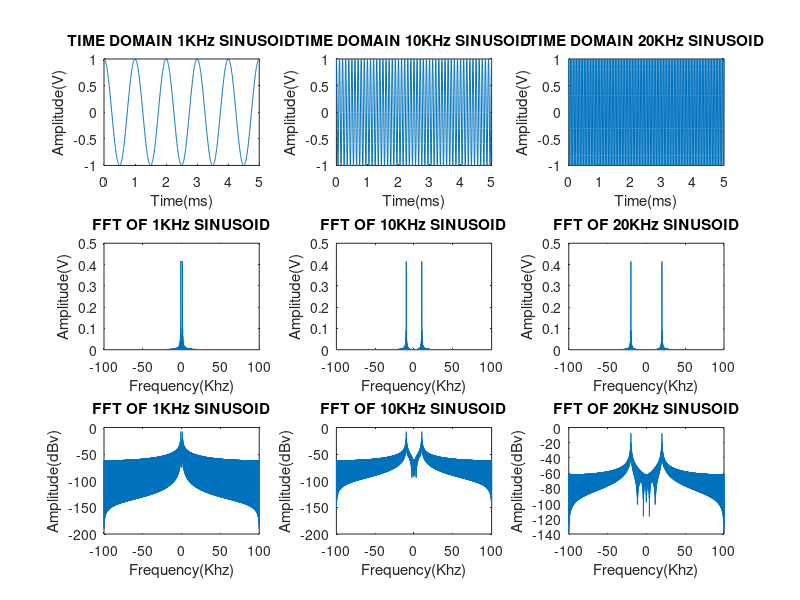

Recreate this plot in MATLAB. (Note: this script raises an error after producing the figure.)
%%
%--------------------------------------------------------------------------
% Matlab code investigating the effects of quatization on the frequency 
% spectrum of signals
%--------------------------------------------------------------------------
close all
%% SIGNAL DEFINITION
%all sinusoids have magnitude 1

%sampling rate
fs = 200000;
%sampling preiod
T = 1/fs;
%run time
t = (1:T:1.005)-1;

%signal frequencies
LF_hz = 1000;
IF_hz = 10000;
HF_hz = 20000;

%signal generation
LF = cos(2*pi*LF_hz.*t);
IF = cos(2*pi*IF_hz.*t);
HF = cos(2*pi*HF_hz.*t);

%% PLOTTING TIME
%plotting generated functions
%convertin time to milli seconds
t_ms = t*1000;

figure

subplot(3,3,1)
plot(t_ms,LF)
xlabel("Time(ms)")
ylabel("Amplitude(V)")
title("TIME DOMAIN 1KHz SINUSOID")

subplot(3,3,2)
plot(t_ms,IF)
xlabel("Time(ms)")
ylabel("Amplitude(V)")
title("TIME DOMAIN 10KHz SINUSOID")

subplot(3,3,3)
plot(t_ms,HF)
xlabel("Time(ms)")
ylabel("Amplitude(V)")
title("TIME DOMAIN 20KHz SINUSOID")

%% FFT OF UN-ADC'ED SIGNAL

%zero padding to increase f_res
pad_factor = 5;

%padding to increase frequency resolution
LF_p = [LF zeros(1,length(LF)*pad_factor)];
IF_p = [IF zeros(1,length(IF)*pad_factor)];
HF_p = [HF zeros(1,length(HF)*pad_factor)];

%taking fourier transform
LF_W = fftshift(fft(LF_p))*pad_factor./length(LF_p);
IF_W = fftshift(fft(IF_p))*pad_factor./length(LF_p);
HF_W = fftshift(fft(HF_p))*pad_factor./length(LF_p);

%frequency axis
f_res = 1/(length(LF_W)*T);
f = 0:f_res:(length(LF_W)-1)*f_res;
%shifting to center arround zero
f = f - f((length(f))/2);
%rescaling to KHz
f_khz = f/1000;

%% PLOTTING FREQUENCY

subplot(3,3,4)
plot(f_khz,abs(LF_W))
xlabel("Frequency(Khz)")
ylabel("Amplitude(V)")
title("FFT OF 1KHz SINUSOID")

subplot(3,3,5)
plot(f_khz,abs(IF_W))
xlabel("Frequency(Khz)")
ylabel("Amplitude(V)")
title("FFT OF 10KHz SINUSOID")

subplot(3,3,6)
plot(f_khz,abs(HF_W))
xlabel("Frequency(Khz)")
ylabel("Amplitude(V)")
title("FFT OF 20KHz SINUSOID")

subplot(3,3,7)
plot(f_khz,20*log10(abs(LF_W)))
xlabel("Frequency(Khz)")
ylabel("Amplitude(dBv)")
title("FFT OF 1KHz SINUSOID")

subplot(3,3,8)
plot(f_khz,20*log10(abs(IF_W)))
xlabel("Frequency(Khz)")
ylabel("Amplitude(dBv)")
title("FFT OF 10KHz SINUSOID")

subplot(3,3,9)
plot(f_khz,20*log10(abs(HF_W)))
xlabel("Frequency(Khz)")
ylabel("Amplitude(dBv)")
title("FFT OF 20KHz SINUSOID")

%% Question 1.1 - 1.2

%
% Plot  the  normalised  magnitude  spectra  and  determine  the  spurious  
% levels  from  the  output  of  a  DRFM  that receives the following 
% signals with differently specified A/D converters.
%

%used to increase frequency resolution of fft
pad_factor = 5;

%----------------------------------------------
%One signal using a *1* bit A/D converter: 5KHz
%----------------------------------------------
bits = 1;
amplitude = 1;
IF_1b = IF;

%time domain
IF_1b= adc_sample(bits,amplitude,IF_1b);
%frequency domain
IF_1b_p = [IF_1b zeros(1,length(IF_1b)*pad_factor)];
%./ to remove fft gain
IF_1b_w = fftshift(fft(IF_1b_p))*pad_factor./length(IF_1b_p);


%----------------------------------------------
%One signal using a *5* bit A/D converter: 5KHz
%----------------------------------------------
bits = 5;
amplitude = 1;
IF_5b = IF;

%time domain
IF_5b = adc_sample(bits,amplitude,IF_5b);
%frequency domain
IF_5b_p = [IF_5b zeros(1,length(IF_5b)*pad_factor)];
%./ to remove fft gain
IF_5b_w = fftshift(fft(IF_5b_p))*pad_factor./length(IF_5b_p);

%----------------------------------------------
%plotting
%----------------------------------------------

%frequency axis
f_res = 1/(length(IF_1b_w)*T);
f = 0:f_res:(length(IF_1b_w)-1)*f_res;
%shifting to center arround zero
f = f - f((length(f))/2);
%rescaling to KHz
f_khz = f/1000;

figure
subplot(3,2,1)
plot(t,IF_1b)
xlabel("Time(ms)")
ylabel("Amplitude(V)")
title("TIME DOMAIN 10KHz SINUSOID - 1 BIT ADC")

subplot(3,2,2)
plot(t,IF_5b)
xlabel("Time(ms)")
ylabel("Amplitude(V)")
title("TIME DOMAIN 10KHz SINUSOID - 5 BIT ADC")

subplot(3,2,3)
plot(f_khz,abs(IF_1b_w))
xlabel("Frequency(KHz)")
ylabel("Amplitude(V)")
title("FFT OF 10KHz SINUSOID - 1 BIT ADC")

subplot(3,2,4)
plot(f_khz,abs(IF_5b_w))
xlabel("Frequency(KHz)")
ylabel("Amplitude(V)")
title("FFT OF 10KHz SINUSOID - 5 BIT ADC")

subplot(3,2,5)
plot(f_khz,20*log10(abs(IF_1b_w)))
xlabel("Frequency(KHz)")
ylabel("Amplitude(dBv)")
title("FFT OF 10KHz SINUSOID - 1 BIT ADC")

subplot(3,2,6)
plot(f_khz,20*log10(abs(IF_5b_w)))
xlabel("Frequency(KHz)")
ylabel("Amplitude(dBv)")
title("FFT OF 10KHz SINUSOID - 5 BIT ADC")

%% Question 1.3 - 1.4


pad_factor = 5;
sig_3 = LF + IF + HF;


%adc'ing signal
bits = 1;
amplitude = 1;
sig_3_1b = adc_sample(bits, amplitude, sig_3);

bits = 5;
amplitude = 1;
sig_3_5b = adc_sample(bits, amplitude, sig_3);

%frequency domain

%frequency domain
sig_3_1b_p = [sig_3_1b zeros(1,length(sig_3_1b)*pad_factor)];
%./ to remove fft gain
sig_3_1b_w = fftshift(fft(sig_3_1b_p))*pad_factor./length(sig_3_1b_p);

sig_3_5b_p = [sig_3_5b zeros(1,length(sig_3_1b)*pad_factor)];
%./ to remove fft gain
sig_3_5b_w = fftshift(fft(sig_3_5b_p))*pad_factor./length(sig_3_5b_p);


%frequency axis
f_res = 1/(length(sig_3_1b_w)*T);
f = 0:f_res:(length(sig_3_1b_w)-1)*f_res;
%shifting to center arround zero
f = f - f((length(f))/2);
%rescaling to KHz
f_khz = f/1000;



%plotting

figure

subplot(3,2,1)
plot((1:1:length(sig_3_1b))*T, sig_3_1b)
xlabel("Time(ms)")
ylabel("Amplitude(V)")
title("TIME DOMAIN COMBINED SINUSOIDS - 1 BIT ADC")

subplot(3,2,2)
plot((1:1:length(sig_3_5b))*T, sig_3_5b)
xlabel("Time(ms)")
ylabel("Amplitude(V)")
title("TIME DOMAIN COMBINED SINUSOIDS - 5 BIT ADC")

subplot(3,2,3)
plot(f_khz,abs(sig_3_1b_w))
xlabel("Frequency(KHz)")
ylabel("Amplitude(V)")
title("FFT OF COMBINED SINUSOIDS - 1 BIT ADC")

subplot(3,2,4)
plot(f_khz,abs(sig_3_5b_w))
xlabel("Frequency(KHz)")
ylabel("Amplitude(V)")
title("FFT OF COMBINED SINUSOIDS - 5 BIT ADC")


subplot(3,2,5)
plot(f_khz,20*log10(abs(sig_3_1b_w)))
xlabel("Frequency(KHz)")
ylabel("Amplitude(dBv)")
title("FFT OF COMBINED SINUSOIDS - 1 BIT ADC")

subplot(3,2,6)
plot(f_khz,20*log10(abs(sig_3_5b_w)))
xlabel("Frequency(KHz)")
ylabel("Amplitude(dBv)")
title("FFT OF COMBINED SINUSOIDS - 5 BIT ADC")




















